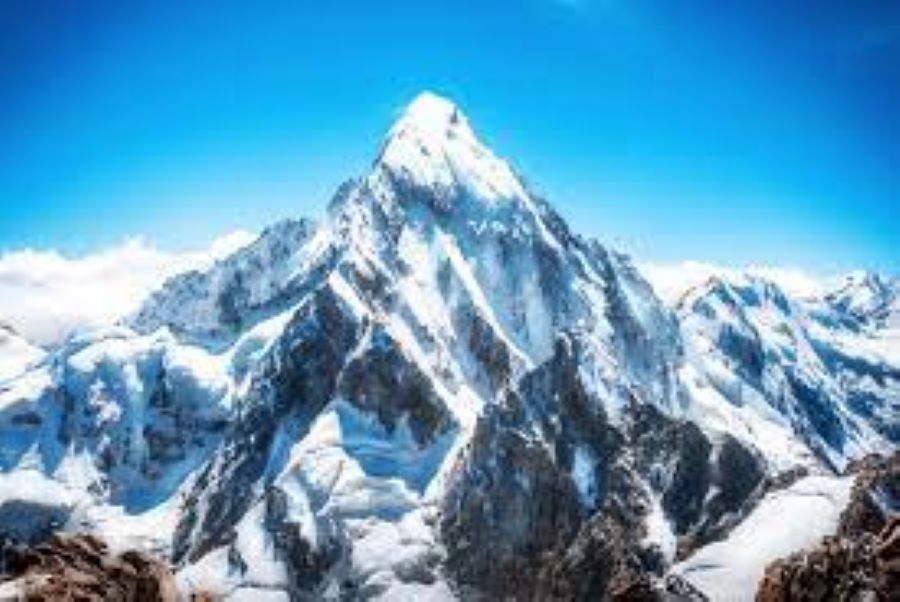
#> input picture m1.jpg, 900 x 602 px
$ python 4.2.py
#> lines starting #> are read from the running program, lines starting #| are printed output that depends on the picture; after the words box and inside, x2 and y2 are one past the last pixel; in counts of white or black regions, pixels touching at a corner belong together

import cv2


# In[3]:


mountain = cv2.imread('m1.jpg')
#> mountain is the input picture: shape (602, 900, 3); mean B, G, R 191.2, 156.5, 97


# In[4]:


cv2.imshow('mountain blue', mountain)
cv2.waitKey()
cv2.destroyAllWindows()


# In[5]:


cmountain = mountain[250:495, 140:470]
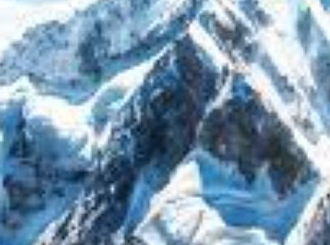
#> cmountain: shape (245, 330, 3); mean B, G, R 173, 150.2, 122


# In[6]:


cv2.imshow('mountain blue', cmountain)
cv2.waitKey()
cv2.destroyAllWindows()


# In[7]:


desert = cv2.imread('desert.jpg')
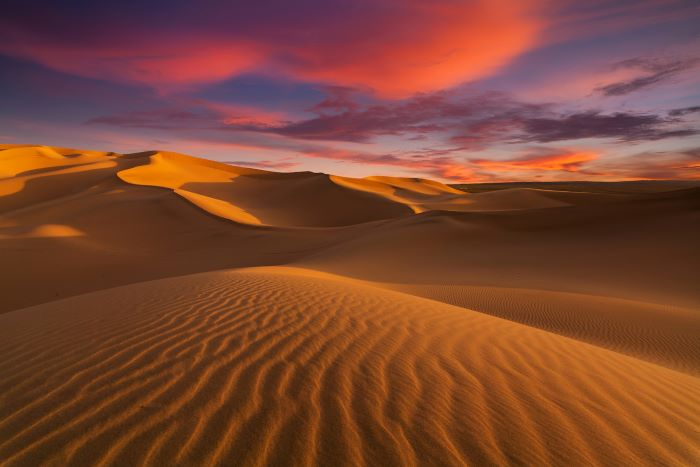
#> input picture desert.jpg, 700 x 467 px
#> desert is the input picture: shape (467, 700, 3); mean B, G, R 49.4, 69.6, 124.7


# In[8]:


cv2.imshow('desert blue', desert)
cv2.waitKey()
cv2.destroyAllWindows()


# In[9]:


cdesert = desert[0:245, 200:530]
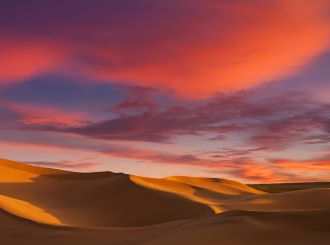
#> cdesert: shape (245, 330, 3); mean B, G, R 70.6, 75.8, 142.9


# In[10]:


cdesert.shape


# In[11]:


cv2.imshow('desert blue', cdesert)
cv2.waitKey()
cv2.destroyAllWindows()


# In[12]:


mountain[200:445, 140:470] = cdesert
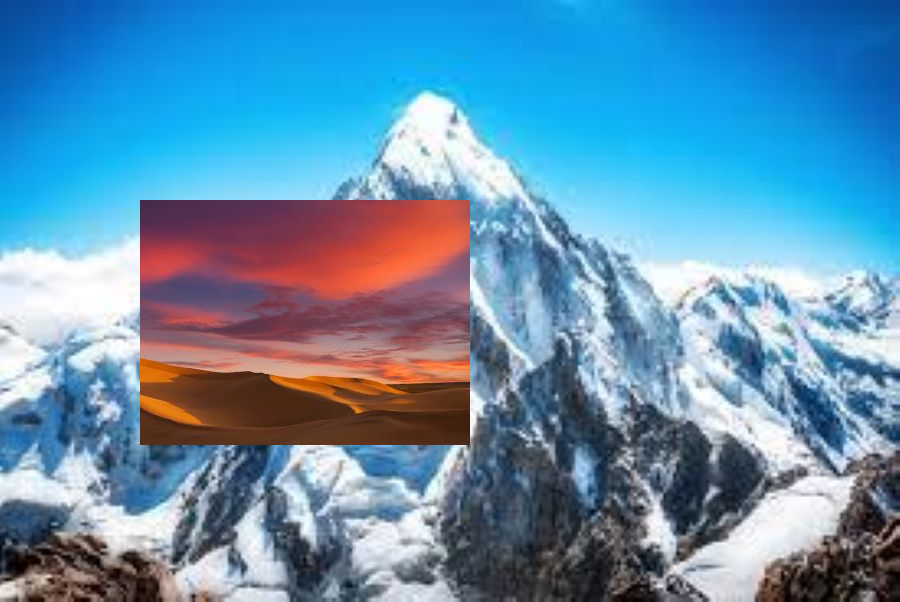
#> mountain: shape (602, 900, 3); 14.92% of pixels changed, all inside (x1, y1, x2, y2) = (140, 200, 470, 445)


# In[13]:


cv2.imshow('mountain blue', mountain)
cv2.waitKey()
cv2.destroyAllWindows()


# In[14]:


mountain = cv2.imread('m1.jpg')


# In[15]:


smountain = mountain[250:495, 140:470]


# In[16]:


desert[0:245, 200:530] = smountain
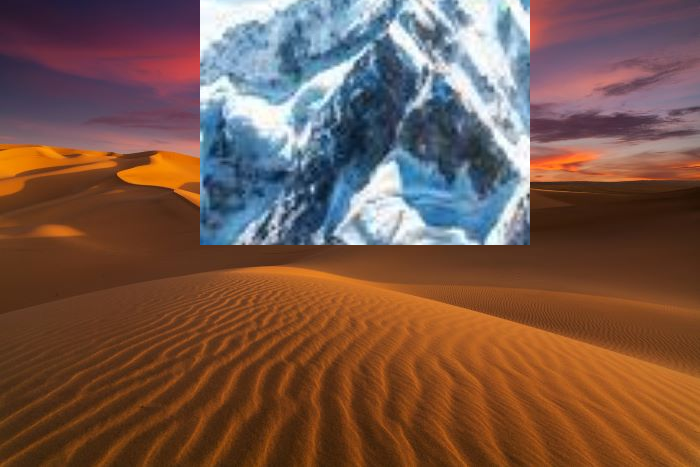
#> desert: shape (467, 700, 3); mean B, G, R 74.8, 88, 119.6


# In[17]:


cv2.imshow('desert blue', desert)
cv2.waitKey()
cv2.destroyAllWindows()
